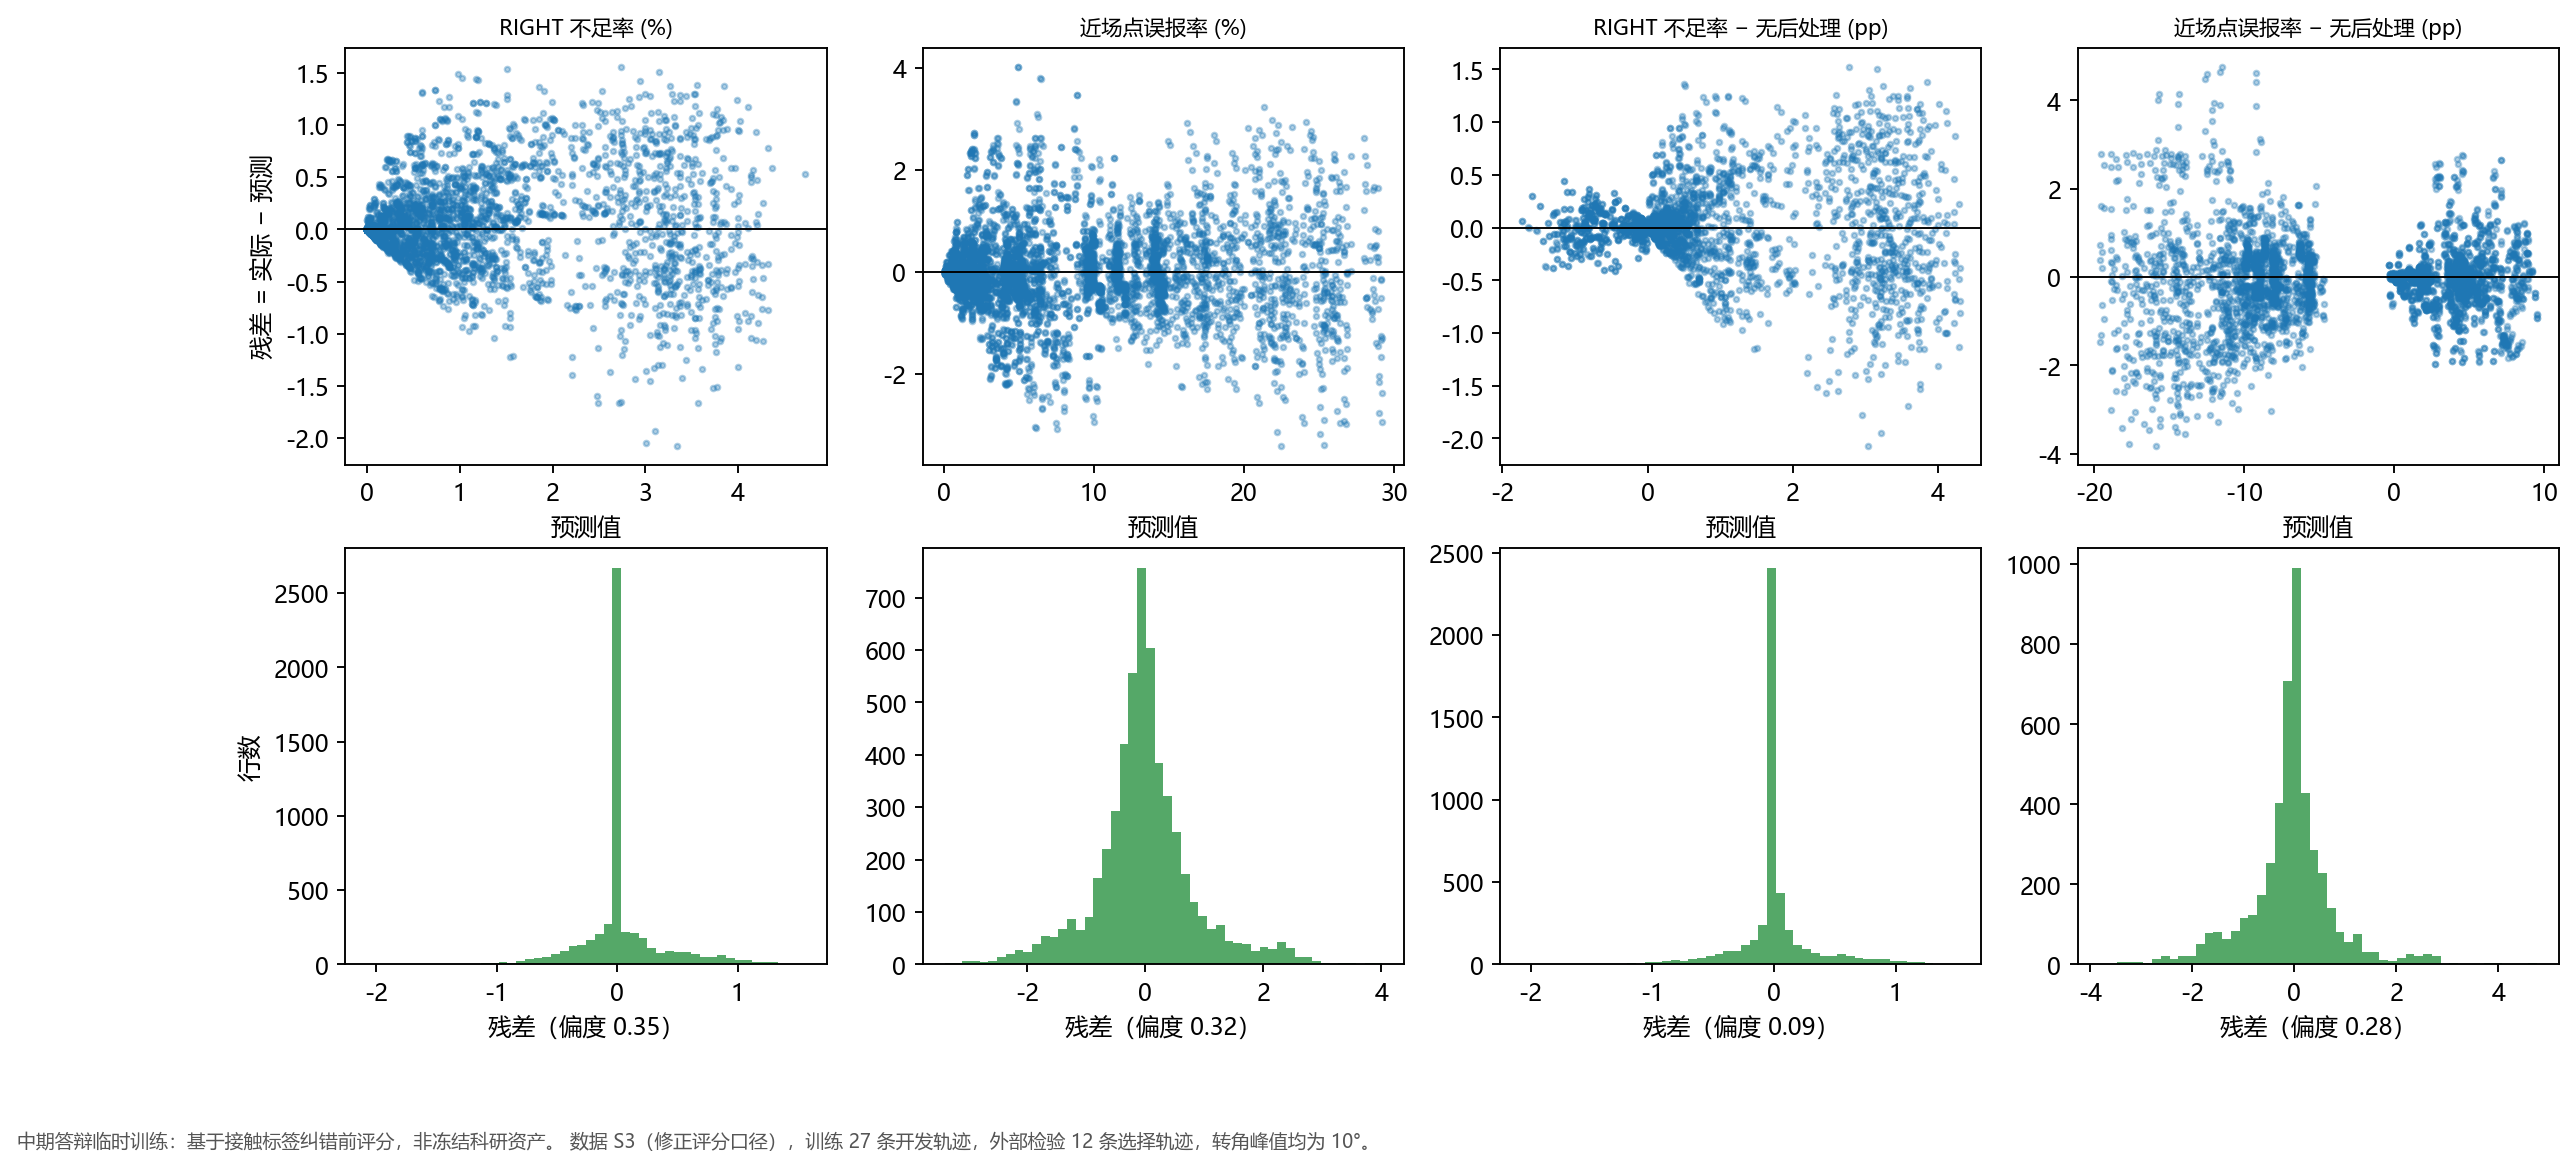

The script that saved this image:
"""Tavotto entry: existing results only; no training, no simulation.
original_plot_code
"""
import sys
from pathlib import Path
LIBRARY=Path(__file__).resolve().parents[1]
SUPPORT=LIBRARY / "site-packages"
if str(SUPPORT) not in sys.path: sys.path.insert(0,str(SUPPORT))
from _support import draw

fig=draw('M3_二级处理联合', 'fig03_残差诊断')
fig.savefig(Path(__file__).parent / 'M3__fig03_残差诊断.pdf')
